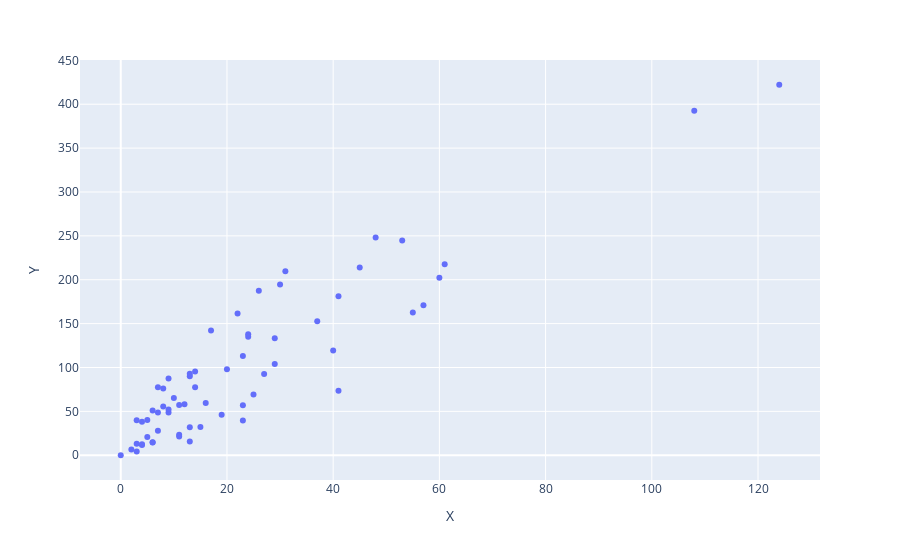

The notebook cell this image was saved under:
### Markdown cell above
### Faça o plot da dispersão entre a variável X e Y para verificar o relacionamento entre variável independente e variável dependente (continue utilizando a lib plotly)

### Code cell
scatter = px.scatter(data, x="X", y="Y")
scatter.show()

### Figure 1 — Plotly figure (JSON) as saved in the notebook; plotly's stock layout.template omitted (floating-point values rounded to 4 significant figures)
{"data": [{"hovertemplate": "X=%{x}<br>Y=%{y}<extra></extra>", "legendgroup": "", "marker": {"color": "#636efa", "symbol": "circle"}, "mode": "markers", "name": "", "orientation": "v", "showlegend": false, "type": "scatter", "x": [108, 19, 13, 124, 40, 57, 23, 14, 45, 10, 5, 48, 11, 23, 7, 2, 24, 6, 3, 23, 6, 9, 9, 3, 29, 7, 4, 20, 7, 4, 0, 25, 6, 5, 22, 11, 61, 12, 4, 16, 13, 60, 41, 37, 55, 41, 11, 27, 8, 3, 17, 13, 13, 15, 8, 29, 30, 24, 9, 31, 14, 53, 26], "xaxis": "x", "y": [392.5, 46.2, 15.7, 422.2, 119.4, 170.9, 56.9, 77.5, 214, 65.3, 20.9, 248.1, 23.5, 39.6, 48.8, 6.6, 134.9, 50.9, 4.4, 113, 14.8, 48.7, 52.1, 13.2, 103.9, 77.5, 11.8, 98.1, 27.9, 38.1, 0, 69.2, 14.6, 40.3, 161.5, 57.2, 217.6, 58.1, 12.6, 59.6, 89.9, 202.4, 181.3, 152.8, 162.8, 73.4, 21.3, 92.6, 76.1, 39.9, 142.1, 93, 31.9, 32.1, 55.6, 133.3, 194.5, 137.9, 87.4, 209.8, 95.5, 244.6, 187.5], "yaxis": "y"}], "layout": {"autosize": true, "legend": {"tracegroupgap": 0}, "margin": {"t": 60}, "xaxis": {"anchor": "y", "autorange": true, "domain": [0, 1], "range": [-7.969, 132.0], "title": {"text": "X"}, "type": "linear"}, "yaxis": {"anchor": "x", "autorange": true, "domain": [0, 1], "range": [-32.69, 454.9], "title": {"text": "Y"}, "type": "linear"}}}
